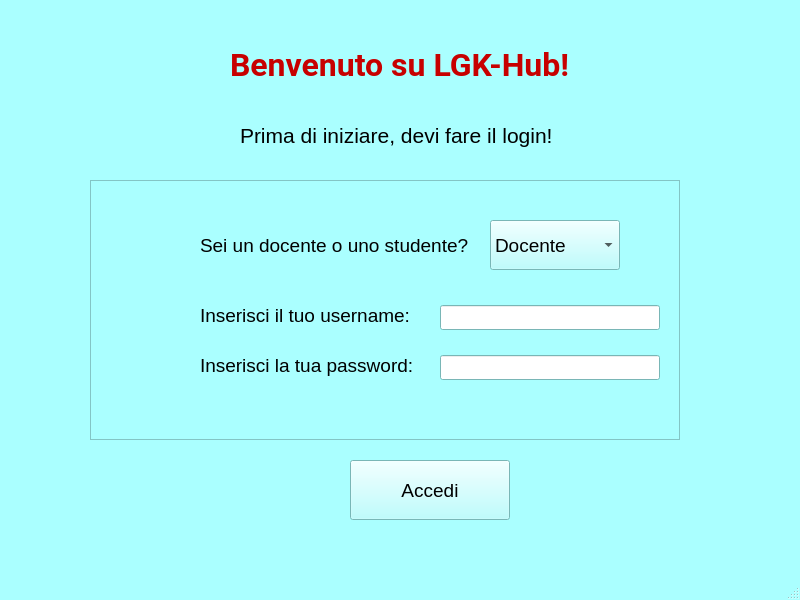
<?xml version="1.0" encoding="UTF-8"?>
<ui version="4.0">
 <class>MainWindow</class>
 <widget class="QMainWindow" name="MainWindow">
  <property name="geometry">
   <rect>
    <x>0</x>
    <y>0</y>
    <width>800</width>
    <height>600</height>
   </rect>
  </property>
  <property name="palette">
   <palette>
    <active>
     <colorrole role="WindowText">
      <brush brushstyle="SolidPattern">
       <color alpha="255">
        <red>0</red>
        <green>0</green>
        <blue>0</blue>
       </color>
      </brush>
     </colorrole>
     <colorrole role="Button">
      <brush brushstyle="SolidPattern">
       <color alpha="255">
        <red>170</red>
        <green>255</green>
        <blue>255</blue>
       </color>
      </brush>
     </colorrole>
     <colorrole role="Light">
      <brush brushstyle="SolidPattern">
       <color alpha="255">
        <red>255</red>
        <green>255</green>
        <blue>255</blue>
       </color>
      </brush>
     </colorrole>
     <colorrole role="Midlight">
      <brush brushstyle="SolidPattern">
       <color alpha="255">
        <red>212</red>
        <green>255</green>
        <blue>255</blue>
       </color>
      </brush>
     </colorrole>
     <colorrole role="Dark">
      <brush brushstyle="SolidPattern">
       <color alpha="255">
        <red>85</red>
        <green>127</green>
        <blue>127</blue>
       </color>
      </brush>
     </colorrole>
     <colorrole role="Mid">
      <brush brushstyle="SolidPattern">
       <color alpha="255">
        <red>113</red>
        <green>170</green>
        <blue>170</blue>
       </color>
      </brush>
     </colorrole>
     <colorrole role="Text">
      <brush brushstyle="SolidPattern">
       <color alpha="255">
        <red>0</red>
        <green>0</green>
        <blue>0</blue>
       </color>
      </brush>
     </colorrole>
     <colorrole role="BrightText">
      <brush brushstyle="SolidPattern">
       <color alpha="255">
        <red>255</red>
        <green>255</green>
        <blue>255</blue>
       </color>
      </brush>
     </colorrole>
     <colorrole role="ButtonText">
      <brush brushstyle="SolidPattern">
       <color alpha="255">
        <red>0</red>
        <green>0</green>
        <blue>0</blue>
       </color>
      </brush>
     </colorrole>
     <colorrole role="Base">
      <brush brushstyle="SolidPattern">
       <color alpha="255">
        <red>255</red>
        <green>255</green>
        <blue>255</blue>
       </color>
      </brush>
     </colorrole>
     <colorrole role="Window">
      <brush brushstyle="SolidPattern">
       <color alpha="255">
        <red>170</red>
        <green>255</green>
        <blue>255</blue>
       </color>
      </brush>
     </colorrole>
     <colorrole role="Shadow">
      <brush brushstyle="SolidPattern">
       <color alpha="255">
        <red>0</red>
        <green>0</green>
        <blue>0</blue>
       </color>
      </brush>
     </colorrole>
     <colorrole role="AlternateBase">
      <brush brushstyle="SolidPattern">
       <color alpha="255">
        <red>212</red>
        <green>255</green>
        <blue>255</blue>
       </color>
      </brush>
     </colorrole>
     <colorrole role="ToolTipBase">
      <brush brushstyle="SolidPattern">
       <color alpha="255">
        <red>255</red>
        <green>255</green>
        <blue>220</blue>
       </color>
      </brush>
     </colorrole>
     <colorrole role="ToolTipText">
      <brush brushstyle="SolidPattern">
       <color alpha="255">
        <red>0</red>
        <green>0</green>
        <blue>0</blue>
       </color>
      </brush>
     </colorrole>
     <colorrole role="PlaceholderText">
      <brush brushstyle="SolidPattern">
       <color alpha="128">
        <red>0</red>
        <green>0</green>
        <blue>0</blue>
       </color>
      </brush>
     </colorrole>
    </active>
    <inactive>
     <colorrole role="WindowText">
      <brush brushstyle="SolidPattern">
       <color alpha="255">
        <red>0</red>
        <green>0</green>
        <blue>0</blue>
       </color>
      </brush>
     </colorrole>
     <colorrole role="Button">
      <brush brushstyle="SolidPattern">
       <color alpha="255">
        <red>170</red>
        <green>255</green>
        <blue>255</blue>
       </color>
      </brush>
     </colorrole>
     <colorrole role="Light">
      <brush brushstyle="SolidPattern">
       <color alpha="255">
        <red>255</red>
        <green>255</green>
        <blue>255</blue>
       </color>
      </brush>
     </colorrole>
     <colorrole role="Midlight">
      <brush brushstyle="SolidPattern">
       <color alpha="255">
        <red>212</red>
        <green>255</green>
        <blue>255</blue>
       </color>
      </brush>
     </colorrole>
     <colorrole role="Dark">
      <brush brushstyle="SolidPattern">
       <color alpha="255">
        <red>85</red>
        <green>127</green>
        <blue>127</blue>
       </color>
      </brush>
     </colorrole>
     <colorrole role="Mid">
      <brush brushstyle="SolidPattern">
       <color alpha="255">
        <red>113</red>
        <green>170</green>
        <blue>170</blue>
       </color>
      </brush>
     </colorrole>
     <colorrole role="Text">
      <brush brushstyle="SolidPattern">
       <color alpha="255">
        <red>0</red>
        <green>0</green>
        <blue>0</blue>
       </color>
      </brush>
     </colorrole>
     <colorrole role="BrightText">
      <brush brushstyle="SolidPattern">
       <color alpha="255">
        <red>255</red>
        <green>255</green>
        <blue>255</blue>
       </color>
      </brush>
     </colorrole>
     <colorrole role="ButtonText">
      <brush brushstyle="SolidPattern">
       <color alpha="255">
        <red>0</red>
        <green>0</green>
        <blue>0</blue>
       </color>
      </brush>
     </colorrole>
     <colorrole role="Base">
      <brush brushstyle="SolidPattern">
       <color alpha="255">
        <red>255</red>
        <green>255</green>
        <blue>255</blue>
       </color>
      </brush>
     </colorrole>
     <colorrole role="Window">
      <brush brushstyle="SolidPattern">
       <color alpha="255">
        <red>170</red>
        <green>255</green>
        <blue>255</blue>
       </color>
      </brush>
     </colorrole>
     <colorrole role="Shadow">
      <brush brushstyle="SolidPattern">
       <color alpha="255">
        <red>0</red>
        <green>0</green>
        <blue>0</blue>
       </color>
      </brush>
     </colorrole>
     <colorrole role="AlternateBase">
      <brush brushstyle="SolidPattern">
       <color alpha="255">
        <red>212</red>
        <green>255</green>
        <blue>255</blue>
       </color>
      </brush>
     </colorrole>
     <colorrole role="ToolTipBase">
      <brush brushstyle="SolidPattern">
       <color alpha="255">
        <red>255</red>
        <green>255</green>
        <blue>220</blue>
       </color>
      </brush>
     </colorrole>
     <colorrole role="ToolTipText">
      <brush brushstyle="SolidPattern">
       <color alpha="255">
        <red>0</red>
        <green>0</green>
        <blue>0</blue>
       </color>
      </brush>
     </colorrole>
     <colorrole role="PlaceholderText">
      <brush brushstyle="SolidPattern">
       <color alpha="128">
        <red>0</red>
        <green>0</green>
        <blue>0</blue>
       </color>
      </brush>
     </colorrole>
    </inactive>
    <disabled>
     <colorrole role="WindowText">
      <brush brushstyle="SolidPattern">
       <color alpha="255">
        <red>85</red>
        <green>127</green>
        <blue>127</blue>
       </color>
      </brush>
     </colorrole>
     <colorrole role="Button">
      <brush brushstyle="SolidPattern">
       <color alpha="255">
        <red>170</red>
        <green>255</green>
        <blue>255</blue>
       </color>
      </brush>
     </colorrole>
     <colorrole role="Light">
      <brush brushstyle="SolidPattern">
       <color alpha="255">
        <red>255</red>
        <green>255</green>
        <blue>255</blue>
       </color>
      </brush>
     </colorrole>
     <colorrole role="Midlight">
      <brush brushstyle="SolidPattern">
       <color alpha="255">
        <red>212</red>
        <green>255</green>
        <blue>255</blue>
       </color>
      </brush>
     </colorrole>
     <colorrole role="Dark">
      <brush brushstyle="SolidPattern">
       <color alpha="255">
        <red>85</red>
        <green>127</green>
        <blue>127</blue>
       </color>
      </brush>
     </colorrole>
     <colorrole role="Mid">
      <brush brushstyle="SolidPattern">
       <color alpha="255">
        <red>113</red>
        <green>170</green>
        <blue>170</blue>
       </color>
      </brush>
     </colorrole>
     <colorrole role="Text">
      <brush brushstyle="SolidPattern">
       <color alpha="255">
        <red>85</red>
        <green>127</green>
        <blue>127</blue>
       </color>
      </brush>
     </colorrole>
     <colorrole role="BrightText">
      <brush brushstyle="SolidPattern">
       <color alpha="255">
        <red>255</red>
        <green>255</green>
        <blue>255</blue>
       </color>
      </brush>
     </colorrole>
     <colorrole role="ButtonText">
      <brush brushstyle="SolidPattern">
       <color alpha="255">
        <red>85</red>
        <green>127</green>
        <blue>127</blue>
       </color>
      </brush>
     </colorrole>
     <colorrole role="Base">
      <brush brushstyle="SolidPattern">
       <color alpha="255">
        <red>170</red>
        <green>255</green>
        <blue>255</blue>
       </color>
      </brush>
     </colorrole>
     <colorrole role="Window">
      <brush brushstyle="SolidPattern">
       <color alpha="255">
        <red>170</red>
        <green>255</green>
        <blue>255</blue>
       </color>
      </brush>
     </colorrole>
     <colorrole role="Shadow">
      <brush brushstyle="SolidPattern">
       <color alpha="255">
        <red>0</red>
        <green>0</green>
        <blue>0</blue>
       </color>
      </brush>
     </colorrole>
     <colorrole role="AlternateBase">
      <brush brushstyle="SolidPattern">
       <color alpha="255">
        <red>170</red>
        <green>255</green>
        <blue>255</blue>
       </color>
      </brush>
     </colorrole>
     <colorrole role="ToolTipBase">
      <brush brushstyle="SolidPattern">
       <color alpha="255">
        <red>255</red>
        <green>255</green>
        <blue>220</blue>
       </color>
      </brush>
     </colorrole>
     <colorrole role="ToolTipText">
      <brush brushstyle="SolidPattern">
       <color alpha="255">
        <red>0</red>
        <green>0</green>
        <blue>0</blue>
       </color>
      </brush>
     </colorrole>
     <colorrole role="PlaceholderText">
      <brush brushstyle="SolidPattern">
       <color alpha="128">
        <red>0</red>
        <green>0</green>
        <blue>0</blue>
       </color>
      </brush>
     </colorrole>
    </disabled>
   </palette>
  </property>
  <property name="windowTitle">
   <string>MainWindow</string>
  </property>
  <widget class="QWidget" name="centralwidget">
   <widget class="QLabel" name="benvenuto">
    <property name="geometry">
     <rect>
      <x>230</x>
      <y>20</y>
      <width>360</width>
      <height>90</height>
     </rect>
    </property>
    <property name="palette">
     <palette>
      <active>
       <colorrole role="WindowText">
        <brush brushstyle="SolidPattern">
         <color alpha="255">
          <red>199</red>
          <green>0</green>
          <blue>0</blue>
         </color>
        </brush>
       </colorrole>
       <colorrole role="Button">
        <brush brushstyle="SolidPattern">
         <color alpha="255">
          <red>255</red>
          <green>0</green>
          <blue>0</blue>
         </color>
        </brush>
       </colorrole>
       <colorrole role="Light">
        <brush brushstyle="SolidPattern">
         <color alpha="255">
          <red>255</red>
          <green>127</green>
          <blue>127</blue>
         </color>
        </brush>
       </colorrole>
       <colorrole role="Midlight">
        <brush brushstyle="SolidPattern">
         <color alpha="255">
          <red>255</red>
          <green>63</green>
          <blue>63</blue>
         </color>
        </brush>
       </colorrole>
       <colorrole role="Dark">
        <brush brushstyle="SolidPattern">
         <color alpha="255">
          <red>127</red>
          <green>0</green>
          <blue>0</blue>
         </color>
        </brush>
       </colorrole>
       <colorrole role="Mid">
        <brush brushstyle="SolidPattern">
         <color alpha="255">
          <red>170</red>
          <green>0</green>
          <blue>0</blue>
         </color>
        </brush>
       </colorrole>
       <colorrole role="Text">
        <brush brushstyle="SolidPattern">
         <color alpha="255">
          <red>0</red>
          <green>0</green>
          <blue>0</blue>
         </color>
        </brush>
       </colorrole>
       <colorrole role="BrightText">
        <brush brushstyle="SolidPattern">
         <color alpha="255">
          <red>255</red>
          <green>255</green>
          <blue>255</blue>
         </color>
        </brush>
       </colorrole>
       <colorrole role="ButtonText">
        <brush brushstyle="SolidPattern">
         <color alpha="255">
          <red>0</red>
          <green>0</green>
          <blue>0</blue>
         </color>
        </brush>
       </colorrole>
       <colorrole role="Base">
        <brush brushstyle="SolidPattern">
         <color alpha="255">
          <red>255</red>
          <green>255</green>
          <blue>255</blue>
         </color>
        </brush>
       </colorrole>
       <colorrole role="Window">
        <brush brushstyle="SolidPattern">
         <color alpha="255">
          <red>255</red>
          <green>0</green>
          <blue>0</blue>
         </color>
        </brush>
       </colorrole>
       <colorrole role="Shadow">
        <brush brushstyle="SolidPattern">
         <color alpha="255">
          <red>0</red>
          <green>0</green>
          <blue>0</blue>
         </color>
        </brush>
       </colorrole>
       <colorrole role="AlternateBase">
        <brush brushstyle="SolidPattern">
         <color alpha="255">
          <red>255</red>
          <green>127</green>
          <blue>127</blue>
         </color>
        </brush>
       </colorrole>
       <colorrole role="ToolTipBase">
        <brush brushstyle="SolidPattern">
         <color alpha="255">
          <red>255</red>
          <green>255</green>
          <blue>220</blue>
         </color>
        </brush>
       </colorrole>
       <colorrole role="ToolTipText">
        <brush brushstyle="SolidPattern">
         <color alpha="255">
          <red>0</red>
          <green>0</green>
          <blue>0</blue>
         </color>
        </brush>
       </colorrole>
       <colorrole role="PlaceholderText">
        <brush brushstyle="SolidPattern">
         <color alpha="128">
          <red>0</red>
          <green>0</green>
          <blue>0</blue>
         </color>
        </brush>
       </colorrole>
      </active>
      <inactive>
       <colorrole role="WindowText">
        <brush brushstyle="SolidPattern">
         <color alpha="255">
          <red>199</red>
          <green>0</green>
          <blue>0</blue>
         </color>
        </brush>
       </colorrole>
       <colorrole role="Button">
        <brush brushstyle="SolidPattern">
         <color alpha="255">
          <red>255</red>
          <green>0</green>
          <blue>0</blue>
         </color>
        </brush>
       </colorrole>
       <colorrole role="Light">
        <brush brushstyle="SolidPattern">
         <color alpha="255">
          <red>255</red>
          <green>127</green>
          <blue>127</blue>
         </color>
        </brush>
       </colorrole>
       <colorrole role="Midlight">
        <brush brushstyle="SolidPattern">
         <color alpha="255">
          <red>255</red>
          <green>63</green>
          <blue>63</blue>
         </color>
        </brush>
       </colorrole>
       <colorrole role="Dark">
        <brush brushstyle="SolidPattern">
         <color alpha="255">
          <red>127</red>
          <green>0</green>
          <blue>0</blue>
         </color>
        </brush>
       </colorrole>
       <colorrole role="Mid">
        <brush brushstyle="SolidPattern">
         <color alpha="255">
          <red>170</red>
          <green>0</green>
          <blue>0</blue>
         </color>
        </brush>
       </colorrole>
       <colorrole role="Text">
        <brush brushstyle="SolidPattern">
         <color alpha="255">
          <red>0</red>
          <green>0</green>
          <blue>0</blue>
         </color>
        </brush>
       </colorrole>
       <colorrole role="BrightText">
        <brush brushstyle="SolidPattern">
         <color alpha="255">
          <red>255</red>
          <green>255</green>
          <blue>255</blue>
         </color>
        </brush>
       </colorrole>
       <colorrole role="ButtonText">
        <brush brushstyle="SolidPattern">
         <color alpha="255">
          <red>0</red>
          <green>0</green>
          <blue>0</blue>
         </color>
        </brush>
       </colorrole>
       <colorrole role="Base">
        <brush brushstyle="SolidPattern">
         <color alpha="255">
          <red>255</red>
          <green>255</green>
          <blue>255</blue>
         </color>
        </brush>
       </colorrole>
       <colorrole role="Window">
        <brush brushstyle="SolidPattern">
         <color alpha="255">
          <red>255</red>
          <green>0</green>
          <blue>0</blue>
         </color>
        </brush>
       </colorrole>
       <colorrole role="Shadow">
        <brush brushstyle="SolidPattern">
         <color alpha="255">
          <red>0</red>
          <green>0</green>
          <blue>0</blue>
         </color>
        </brush>
       </colorrole>
       <colorrole role="AlternateBase">
        <brush brushstyle="SolidPattern">
         <color alpha="255">
          <red>255</red>
          <green>127</green>
          <blue>127</blue>
         </color>
        </brush>
       </colorrole>
       <colorrole role="ToolTipBase">
        <brush brushstyle="SolidPattern">
         <color alpha="255">
          <red>255</red>
          <green>255</green>
          <blue>220</blue>
         </color>
        </brush>
       </colorrole>
       <colorrole role="ToolTipText">
        <brush brushstyle="SolidPattern">
         <color alpha="255">
          <red>0</red>
          <green>0</green>
          <blue>0</blue>
         </color>
        </brush>
       </colorrole>
       <colorrole role="PlaceholderText">
        <brush brushstyle="SolidPattern">
         <color alpha="128">
          <red>0</red>
          <green>0</green>
          <blue>0</blue>
         </color>
        </brush>
       </colorrole>
      </inactive>
      <disabled>
       <colorrole role="WindowText">
        <brush brushstyle="SolidPattern">
         <color alpha="255">
          <red>127</red>
          <green>0</green>
          <blue>0</blue>
         </color>
        </brush>
       </colorrole>
       <colorrole role="Button">
        <brush brushstyle="SolidPattern">
         <color alpha="255">
          <red>255</red>
          <green>0</green>
          <blue>0</blue>
         </color>
        </brush>
       </colorrole>
       <colorrole role="Light">
        <brush brushstyle="SolidPattern">
         <color alpha="255">
          <red>255</red>
          <green>127</green>
          <blue>127</blue>
         </color>
        </brush>
       </colorrole>
       <colorrole role="Midlight">
        <brush brushstyle="SolidPattern">
         <color alpha="255">
          <red>255</red>
          <green>63</green>
          <blue>63</blue>
         </color>
        </brush>
       </colorrole>
       <colorrole role="Dark">
        <brush brushstyle="SolidPattern">
         <color alpha="255">
          <red>127</red>
          <green>0</green>
          <blue>0</blue>
         </color>
        </brush>
       </colorrole>
       <colorrole role="Mid">
        <brush brushstyle="SolidPattern">
         <color alpha="255">
          <red>170</red>
          <green>0</green>
          <blue>0</blue>
         </color>
        </brush>
       </colorrole>
       <colorrole role="Text">
        <brush brushstyle="SolidPattern">
         <color alpha="255">
          <red>127</red>
          <green>0</green>
          <blue>0</blue>
         </color>
        </brush>
       </colorrole>
       <colorrole role="BrightText">
        <brush brushstyle="SolidPattern">
         <color alpha="255">
          <red>255</red>
          <green>255</green>
          <blue>255</blue>
         </color>
        </brush>
       </colorrole>
       <colorrole role="ButtonText">
        <brush brushstyle="SolidPattern">
         <color alpha="255">
          <red>127</red>
          <green>0</green>
          <blue>0</blue>
         </color>
        </brush>
       </colorrole>
       <colorrole role="Base">
        <brush brushstyle="SolidPattern">
         <color alpha="255">
          <red>255</red>
          <green>0</green>
          <blue>0</blue>
         </color>
        </brush>
       </colorrole>
       <colorrole role="Window">
        <brush brushstyle="SolidPattern">
         <color alpha="255">
          <red>255</red>
          <green>0</green>
          <blue>0</blue>
         </color>
        </brush>
       </colorrole>
       <colorrole role="Shadow">
        <brush brushstyle="SolidPattern">
         <color alpha="255">
          <red>0</red>
          <green>0</green>
          <blue>0</blue>
         </color>
        </brush>
       </colorrole>
       <colorrole role="AlternateBase">
        <brush brushstyle="SolidPattern">
         <color alpha="255">
          <red>255</red>
          <green>0</green>
          <blue>0</blue>
         </color>
        </brush>
       </colorrole>
       <colorrole role="ToolTipBase">
        <brush brushstyle="SolidPattern">
         <color alpha="255">
          <red>255</red>
          <green>255</green>
          <blue>220</blue>
         </color>
        </brush>
       </colorrole>
       <colorrole role="ToolTipText">
        <brush brushstyle="SolidPattern">
         <color alpha="255">
          <red>0</red>
          <green>0</green>
          <blue>0</blue>
         </color>
        </brush>
       </colorrole>
       <colorrole role="PlaceholderText">
        <brush brushstyle="SolidPattern">
         <color alpha="128">
          <red>0</red>
          <green>0</green>
          <blue>0</blue>
         </color>
        </brush>
       </colorrole>
      </disabled>
     </palette>
    </property>
    <property name="font">
     <font>
      <family>Roboto</family>
      <pointsize>24</pointsize>
      <weight>75</weight>
      <italic>false</italic>
      <bold>true</bold>
      <underline>false</underline>
      <strikeout>false</strikeout>
     </font>
    </property>
    <property name="text">
     <string>Benvenuto su LGK-Hub!</string>
    </property>
   </widget>
   <widget class="QLabel" name="login_label">
    <property name="geometry">
     <rect>
      <x>240</x>
      <y>110</y>
      <width>330</width>
      <height>50</height>
     </rect>
    </property>
    <property name="font">
     <font>
      <pointsize>16</pointsize>
     </font>
    </property>
    <property name="text">
     <string>Prima di iniziare, devi fare il login!</string>
    </property>
   </widget>
   <widget class="QFrame" name="main_frame">
    <property name="geometry">
     <rect>
      <x>90</x>
      <y>180</y>
      <width>590</width>
      <height>260</height>
     </rect>
    </property>
    <property name="font">
     <font>
      <pointsize>14</pointsize>
     </font>
    </property>
    <property name="frameShape">
     <enum>QFrame::StyledPanel</enum>
    </property>
    <property name="frameShadow">
     <enum>QFrame::Raised</enum>
    </property>
    <widget class="QLabel" name="question_label">
     <property name="geometry">
      <rect>
       <x>110</x>
       <y>50</y>
       <width>280</width>
       <height>30</height>
      </rect>
     </property>
     <property name="text">
      <string>Sei un docente o uno studente?</string>
     </property>
    </widget>
    <widget class="QLabel" name="username_label">
     <property name="geometry">
      <rect>
       <x>110</x>
       <y>120</y>
       <width>220</width>
       <height>30</height>
      </rect>
     </property>
     <property name="text">
      <string>Inserisci il tuo username:</string>
     </property>
    </widget>
    <widget class="QLabel" name="password_label">
     <property name="geometry">
      <rect>
       <x>110</x>
       <y>170</y>
       <width>220</width>
       <height>30</height>
      </rect>
     </property>
     <property name="text">
      <string>Inserisci la tua password:</string>
     </property>
    </widget>
    <widget class="QComboBox" name="comboBox">
     <property name="geometry">
      <rect>
       <x>400</x>
       <y>40</y>
       <width>130</width>
       <height>50</height>
      </rect>
     </property>
     <item>
      <property name="text">
       <string>Docente</string>
      </property>
     </item>
     <item>
      <property name="text">
       <string>Studente</string>
      </property>
     </item>
    </widget>
    <widget class="QLineEdit" name="username_field">
     <property name="geometry">
      <rect>
       <x>350</x>
       <y>125</y>
       <width>220</width>
       <height>25</height>
      </rect>
     </property>
     <property name="font">
      <font>
       <pointsize>12</pointsize>
      </font>
     </property>
    </widget>
    <widget class="QLineEdit" name="password_field">
     <property name="geometry">
      <rect>
       <x>350</x>
       <y>175</y>
       <width>220</width>
       <height>25</height>
      </rect>
     </property>
     <property name="font">
      <font>
       <pointsize>12</pointsize>
      </font>
     </property>
    </widget>
   </widget>
   <widget class="QPushButton" name="login_button">
    <property name="geometry">
     <rect>
      <x>350</x>
      <y>460</y>
      <width>160</width>
      <height>60</height>
     </rect>
    </property>
    <property name="font">
     <font>
      <pointsize>14</pointsize>
     </font>
    </property>
    <property name="text">
     <string>Accedi</string>
    </property>
   </widget>
  </widget>
  <widget class="QMenuBar" name="menubar">
   <property name="geometry">
    <rect>
     <x>0</x>
     <y>0</y>
     <width>800</width>
     <height>21</height>
    </rect>
   </property>
  </widget>
  <widget class="QStatusBar" name="statusbar"/>
 </widget>
 <resources/>
 <connections/>
</ui>
